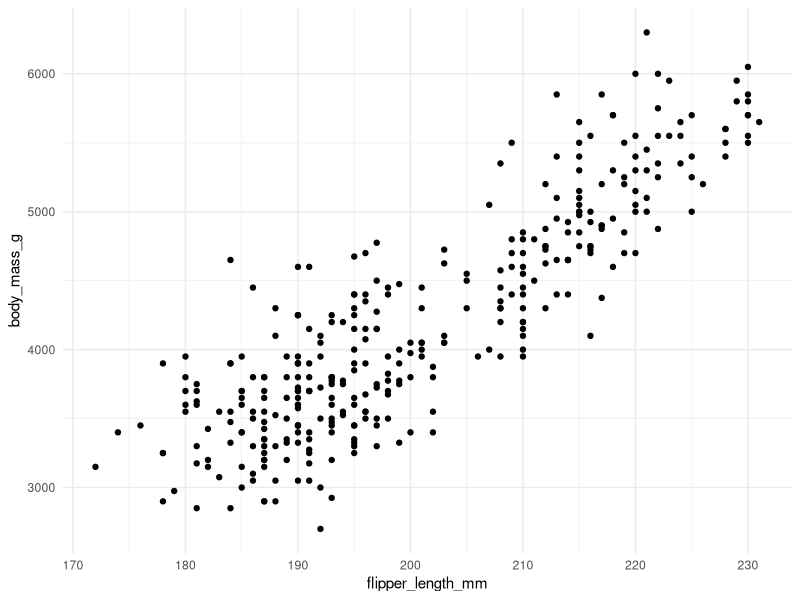

Source code (R):
## ---- chunk 1
install.packages("palmerpenguins")
install.packages("ggplot2")
library(palmerpenguins)
library(ggplot2)

summary(penguins)

penguin_plot = ggplot(penguins, aes(x = flipper_length_mm, y = body_mass_g)) +
  geom_point() + 
  theme_minimal()


## ---- chunk 2
#| fig-cap: plot of penguins
#| label: plot
penguin_plot
